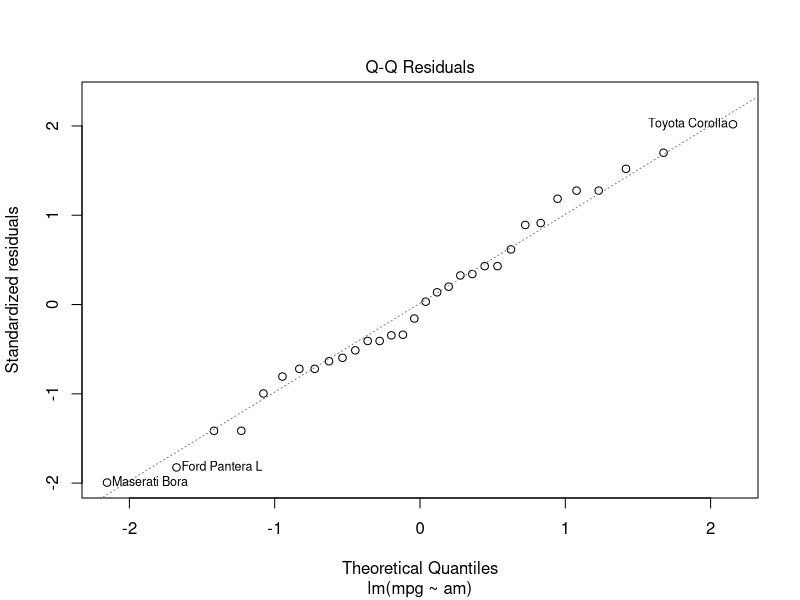
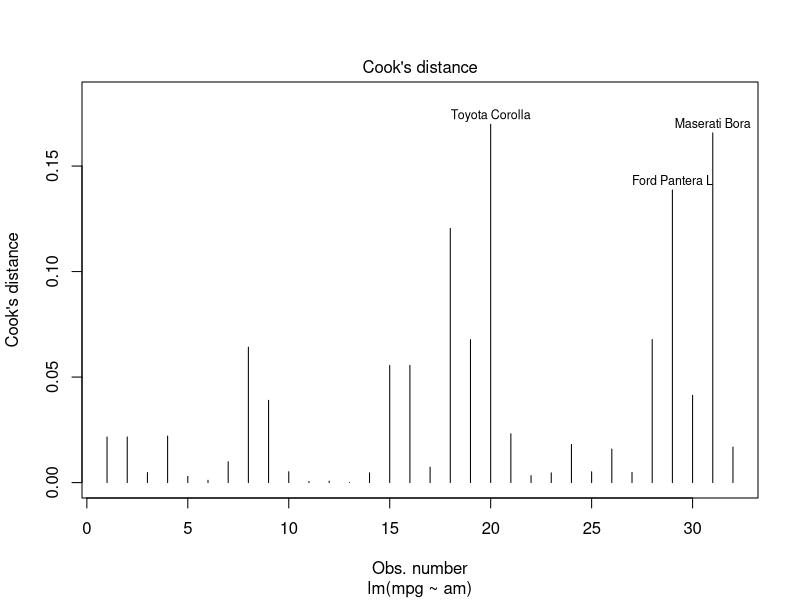
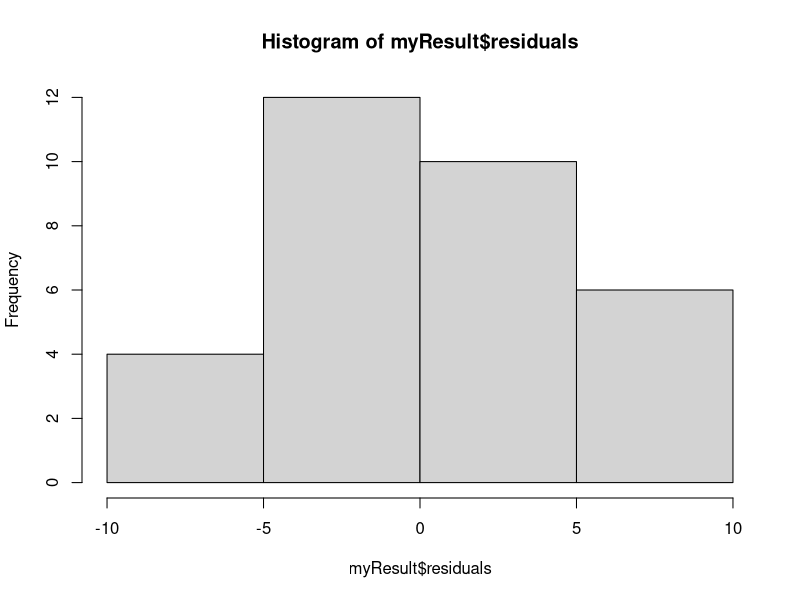

Recreate these plots in R, in order.
## ---- chunk 1
knitr::opts_chunk$set(echo=TRUE, message=FALSE, warning=FALSE, fig.width=12, fig.height=6, tidy.opts = list(width.cutoff = 40))
## ---- chunk 2
rm(list=ls(all=TRUE))
library(knitr)
library(tidyverse)
## ---- chunk 3
data(mtcars)
## ---- chunk 4
head(mtcars)
## ---- chunk 5
myResult <- lm(mpg~am,data=mtcars)
## ---- chunk 6
myResult
## ---- chunk 7
summary(myResult)
## ---- chunk 8
plot(myResult,2)
plot(myResult,4)
## ---- chunk 9
summary(myResult)$r.squared
## ---- chunk 10
summary(aov(mpg~am,data=mtcars))
## ---- chunk 11
search()
## ---- chunk 12
.libPaths()
## ---- chunk 13
ls()
## ---- chunk 14
class(mtcars)
## ---- chunk 15
class(myResult)
## ---- chunk 16
class(plot)
## ---- chunk 17
str(mtcars)
str(plot)
## ---- chunk 18
attr(myResult,'names')
## ---- chunk 19
myResult$call
myResult$contrasts
## ---- chunk 20
hist(myResult$residuals)
## ---- chunk 21
myDirPath <- 'C:/Users/.../Documents/'
class(myDirPath)
## ---- chunk 22
rm(myDirPath)
## ---- chunk 23
a <- c('a vector of 2',1)
a
class(a)	# a character vector (number is turned into character)
(b <- c(2,NA,3))
class(b)	# a numeric vector
(mx <- matrix(1:12,nrow=3))	# a matrix
class(mx)	# matrix of numbers
(mydataframe <- data.frame(y=runif(10),x=rep(c(1,2),each=5)))
class(mydataframe)
## ---- chunk 24
mydataframe <- data.frame(a=1:4,b=c(T,FALSE,T,TRUE),c=c('a','b','a','a'),d=c(1.2,NA,1.5,.2),
e=c(1.2,T,.3,NA),f=c(1.2,'>5',NA,.2),g=c(T,FALSE,'true','?'))
## ---- chunk 25
mydataframe
str(mydataframe)
## ---- chunk 26
mydataframe2 <- data.frame(c=c('a','b','a','a'),f=c(1.2,'>5',NA,.2),g=c(T,FALSE,'true','?'), 
	stringsAsFactors=FALSE)
str(mydataframe2)
## ---- chunk 27
mydataframe$a	# select vector named `a`
mydataframe[['a']]	# select vector named `a`
mydataframe[[1]]	# select vector at position 1
mydataframe[,1]	# treats dataframe as if matrix, select column 1
mydataframe[,'a']	# treats dataframe as if matrix, select column 'a'
## ---- chunk 28
class(mydataframe$a)
## ---- chunk 29
row.names(mydataframe)
## ---- chunk 30
row.names(mydataframe) <- c('row.1','row.2','row.3','row.4')
## ---- chunk 31
mydataframe[4,] # treats dataframe as if matrix, select row 4
mydataframe[c('row.1','row.4'),] # treats dataframe as if matrix, select rows by name
## ---- chunk 32
dta <- read.table('RealData_clean.txt',sep='\t',header=T)
class(dta)
## ---- chunk 33
library(readxl)
# read xlsx file and assign it to mydtaXls object
mydtaXls <- read_excel("RealData_clean.xlsx",sheet="datafile")
class(mydtaXls)	# consult class of mydtaXls object
## ---- chunk 34
rows <- c(1:3,6,8,10,186:189)
(dta <- mydtaXls[rows,c(1:3,6,7,10:11)])
## ---- chunk 35
str(dta)
## ---- chunk 36
dta$P <- factor(dta$P-2)
levels(dta$P)
dta$Dx <- factor(dta$Dx)
levels(dta$Dx)
dta$newCL <- factor(dta[,'CL'],ordered=TRUE,levels=c('1','?','0'),labels=c('yes','maybe','no'))
dta[,'CL'] <- factor(dta[,'CL'],levels=c('1','0'))
dta$numCL <- as.numeric(as.character(dta$CL))
dta$fmt <- dta$`FMT (mm)`
dta$`FMT (mm)` <- NULL
## ---- chunk 37
str(dta[,c('P','Dx','newCL','CL','numCL','fmt')])
## ---- chunk 38
summary(dta$P)
summary(as.numeric(dta$P))
summary(as.numeric(as.character(dta$P)))
table(dta$P,useNA='always')
table(as.numeric(dta$P),useNA='always')
## ---- chunk 39
myRandomNormalValue <- function(){ return(rnorm(1)) }
myRandomNormalValue()
myRandomNormalValue()
## ---- chunk 40
myValueToPower2 <- function(val){ return(val^2) }
myValueToPower2(4)
myValueToPower2(6)
## ---- chunk 41
myValueToPower2 <- function(val=10){ return(val^2) }
myValueToPower2(4)
myValueToPower2()
## ---- chunk 42
myValueToPower2() + myValueToPower2(8) / myValueToPower2(2)
## ---- chunk 43
if(rnorm(1)>0){ cat('the generated value was above 0\n') }
## ---- chunk 44
ifelse(rnorm(1)>0,'above','below')
## ---- chunk 45
for(it in 1:10){
	if(rnorm(1)>0){ cat('for it equal to',it,'the generated value was above 0\n') }
}
## ---- chunk 46
it <- 3
while(it > 0){
	cat('it =',it,'\n')
	it <- it-1
}
## ---- chunk 47
paste(c(1:4),c("a","b"))	# turn into characters combinations with default separator
paste(c(1:4),c("a","b"),sep='-')	# turn into characters combinations with dash separator
paste(c(1:4),c("a","b"),sep='-',collapse='/')	# ~ and collapse with slash into one
